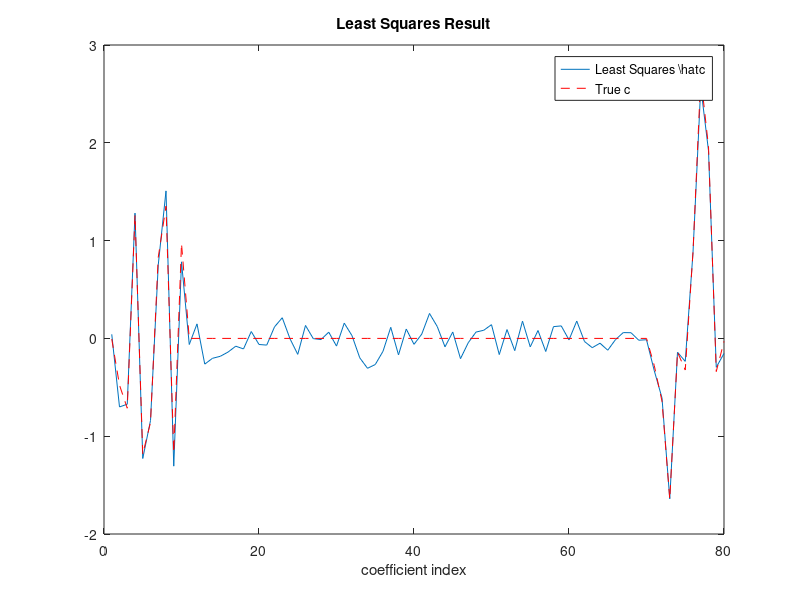

The MATLAB script that drew this image: (Note: this script raises an error after producing the figure.)
% Lab 2 - Exercise 2: Least Squares vs LASSO Regularization
% Neuro-Fuzzy Control
% Konias Odysseas Georgios - 03119166

%% Generate synthetic data
rng(42);                                        % for reproducibility
c = [randn(1,10), zeros(1,60), randn(1,10)];   % sparse true coefficients (80 total)
x = randn(80, 100);                             % 80 features, 100 observations
e = randn(1, 100);                              % noise
y = c * x + 0.5 * e;                           % noisy measurements

%% Reshape for standard regression convention (rows = observations)
X = x.';   % 100 x 80
Y = y.';   % 100 x 1

%% Ordinary Least Squares
% c_ls = (X'X)^{-1} X'Y  (Phi(x) = x)
A    = X.' * X;
b_ls = X.' * Y;
c_ls = A \ b_ls;

figure;
plot(c_ls); hold on; plot(c, 'r--');
legend('Least Squares \hat{c}', 'True c');
title('Least Squares Result');
xlabel('coefficient index');

%% LASSO with 10-fold cross-validation
[B, FitInfo] = lasso(X, Y, 'CV', 10);

figure;
lassoPlot(B, FitInfo, 'PlotType', 'CV');
legend('show');
title('Cross-Validated MSE of LASSO Fit');

%% Select lambda using the 1-SE rule
idxLambda1SE = FitInfo.Index1SE;
c_lasso      = B(:, idxLambda1SE);

fprintf('Lambda MinMSE : %.4f\n', FitInfo.LambdaMinMSE);
fprintf('Lambda 1SE    : %.4f  (selected)\n', FitInfo.Lambda1SE);

figure;
plot(c_lasso); hold on; plot(c, 'r--');
legend('LASSO \hat{c} (Lambda 1SE)', 'True c');
title('LASSO Result for Lambda 1SE');
xlabel('coefficient index');

%% Notes
% LASSO regularization shrinks small/irrelevant coefficients toward zero,
% giving better recovery of the 60 true zeros compared to plain OLS.
